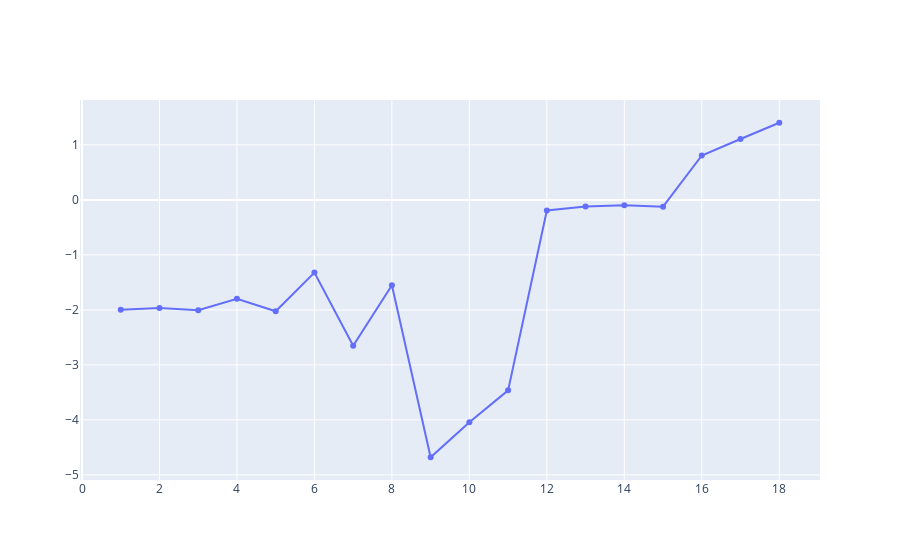

The notebook cell this image was saved under:
### Code cell
test_err_vs_k = go.Figure(
    data=go.Scatter(
        x=np.arange(1, 19, 1),
        y=np.log(test_err),
        mode="markers+lines",
        name="Testing error",
        hovertemplate="<br>k=%{x}</br>y=%{y}<extra></extra>",
    )
)

test_err_vs_k.show()

### Figure 1 — Plotly figure (JSON) as saved in the notebook; plotly's stock layout.template omitted (floating-point values rounded to 4 significant figures)
{"data": [{"hovertemplate": "<br>k=%{x}</br>y=%{y}<extra></extra>", "mode": "markers+lines", "name": "Testing error", "type": "scatter", "x": [1, 2, 3, 4, 5, 6, 7, 8, 9, 10, 11, 12, 13, 14, 15, 16, 17, 18], "y": [-1.998, -1.967, -2.005, -1.797, -2.025, -1.322, -2.652, -1.551, -4.679, -4.044, -3.463, -0.1921, -0.1208, -0.09612, -0.1228, 0.8079, 1.107, 1.403]}], "layout": {}}
